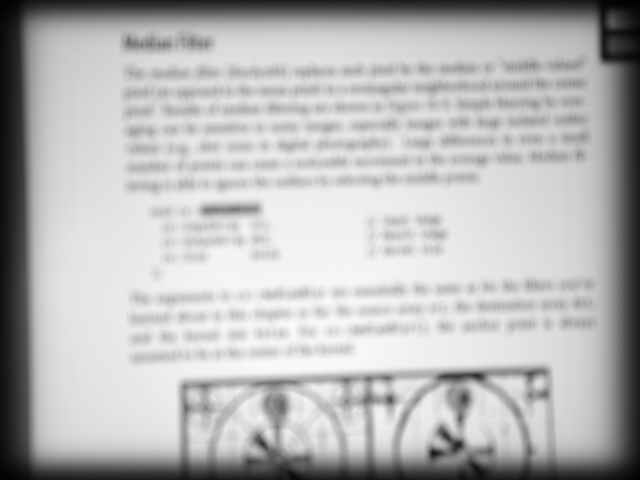
//> input picture original.jpg, 640 x 480 px
$ ./Out-of-focus_Deblur_Filter   (built with g++ and OpenCV 4)
//> lines starting //> are read from the running program, lines starting //| are printed output that depends on the picture; after the words box and inside, x2 and y2 are one past the last pixel; in counts of white or black regions, pixels touching at a corner belong together
//
// Created by 王强 on 2019/12/29.
//

#include <iostream>
#include "opencv2/imgproc.hpp"
#include "opencv2/imgcodecs.hpp"
#include "opencv2/highgui.hpp"

using namespace cv;
using namespace std;
void help();
void calcPSF(Mat& outputImg, Size filterSize, int R);
void fftshift(const Mat& inputImg, Mat& outputImg);
void filter2DFreq(const Mat& inputImg, Mat& outputImg, const Mat& H);
void calcWnrFilter(const Mat& input_h_PSF, Mat& output_G, double nsr);

const String keys =
        "{help h usage ? |             | print this message   }"
        "{image          |/Users/wangqiang/CLionProjects/ImageProcess_Opencv/original.jpg | input image name     }"
        "{R              |53           | radius               }"
        "{SNR            |5200         | signal to noise ratio}"
;

int R, snr;       ///R 半径, snr是 signal to noise ratio


// Trackbar call back function
void onChange(int , void* userInput)
{
    Mat imgIn = *(Mat*)userInput;
    Mat imgOut;
    // it needs to process even image only
    Rect roi = Rect(0, 0, imgIn.cols & -2, imgIn.rows & -2);
    //Hw calculation (start)
    Mat Hw, h;      /// Hw是维纳滤波器，h是退化函数
    calcPSF(h, roi.size(), R);
    calcWnrFilter(h, Hw, 1.0 / double(snr));
    //Hw calculation (stop)
    // filtering (start)
    filter2DFreq(imgIn(roi), imgOut, Hw);
    // filtering (stop)
    imgOut.convertTo(imgOut, CV_8U);
    normalize(imgOut, imgOut, 0, 255, NORM_MINMAX);

    imshow("Out-of-focus Deblue Filter Image (grayscale)", imgOut);
}

int main(int argc, char *argv[])
{
    help();
    CommandLineParser parser(argc, argv, keys);
    if (parser.has("help"))
    {
        parser.printMessage();
        return 0;
    }
    R = parser.get<int>("R");       ///半径
    snr = parser.get<int>("SNR");
    string strInFileName = parser.get<String>("image");
    if (!parser.check())
    {
        parser.printErrors();
        return 0;
    }
    Mat imgIn;
    imgIn = imread(strInFileName, IMREAD_GRAYSCALE);
//> imgIn is the input picture: 480 rows x 640 cols, CV_8UC1; min 0, max 253, mean 183.6
    if (imgIn.empty()) //check whether the image is loaded or not
    {
        cout << "ERROR : Image cannot be loaded..!!" << endl;
        return -1;
    }

    namedWindow("Input Image (grayscale)", 0);
    namedWindow("Out-of-focus Deblue Filter Image (grayscale)", 0);

    createTrackbar("radius", "Out-of-focus Deblue Filter Image (grayscale)", &R, 200, onChange, &imgIn);
    onChange(0, &imgIn);

    createTrackbar("snr", "Out-of-focus Deblue Filter Image (grayscale)", &snr, 10000, onChange, &imgIn);
    onChange(0, &imgIn);

    imshow("Input Image (grayscale)", imgIn);
    waitKey();
    return 0;
}
void help()
{
    cout << "2018-07-12" << endl;
    cout << "DeBlur_v8" << endl;
    cout << "You will learn how to recover an out-of-focus image by Wiener filter" << endl;
}
void calcPSF(Mat& outputImg, Size filterSize, int R)
{
//> called with filterSize = Size(640, 480), R = 53
    Mat h(filterSize, CV_32F, Scalar(0));
    Point point(filterSize.width / 2, filterSize.height / 2);
//> point = Point(320, 240)
    circle(h, point, R, 255, -1, 8);
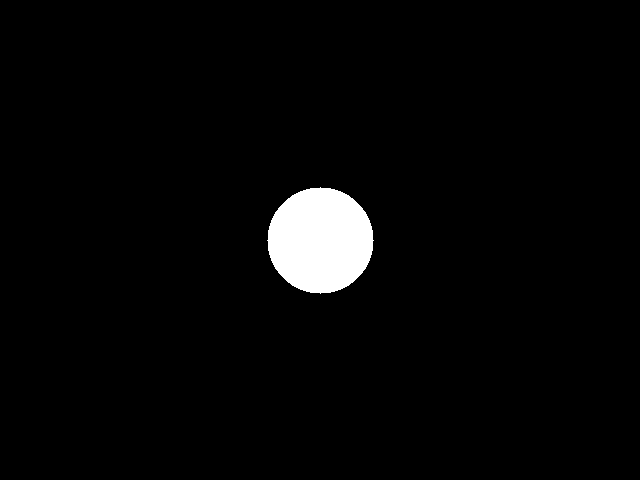
//> h: 480 rows x 640 cols, CV_32FC1; 2.9% white; 1 white region, box (x1, y1, x2, y2) and area: (267, 187, 374, 294) 8809
    Scalar summa = sum(h);
//> summa = Scalar(2246295)
    outputImg = h / summa[0];
}
void fftshift(const Mat& inputImg, Mat& outputImg)
{
    outputImg = inputImg.clone();
    int cx = outputImg.cols / 2;
//> cx = 320
    int cy = outputImg.rows / 2;
//> cy = 240
    Mat q0(outputImg, Rect(0, 0, cx, cy));
    Mat q1(outputImg, Rect(cx, 0, cx, cy));
    Mat q2(outputImg, Rect(0, cy, cx, cy));
    Mat q3(outputImg, Rect(cx, cy, cx, cy));
    Mat tmp;
    q0.copyTo(tmp);
    q3.copyTo(q0);
    tmp.copyTo(q3);
    q1.copyTo(tmp);
    q2.copyTo(q1);
    tmp.copyTo(q2);
}

/// inputImg 模糊的图像g
/// H 维纳滤波器
void filter2DFreq(const Mat& inputImg, Mat& outputImg, const Mat& H)
{
    Mat planes[2] = { Mat_<float>(inputImg.clone()), Mat::zeros(inputImg.size(), CV_32F) };
//> planes[1]: 480 rows x 640 cols, CV_32FC1; every value is 0
    Mat complexI;
    merge(planes, 2, complexI);
    dft(complexI, complexI, DFT_SCALE);
    Mat planesH[2] = { Mat_<float>(H.clone()), Mat::zeros(H.size(), CV_32F) };
    Mat complexH;
    merge(planesH, 2, complexH);
    Mat complexIH;
    mulSpectrums(complexI, complexH, complexIH, 0);
    idft(complexIH, complexIH);
    split(complexIH, planes);
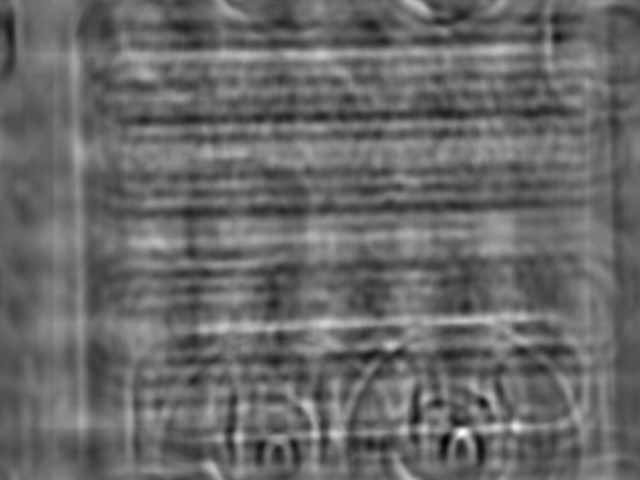
//> planes[0]: 480 rows x 640 cols, CV_32FC1; min -2133.5, max 3496.7, mean 183.5; drawn with min black and max white
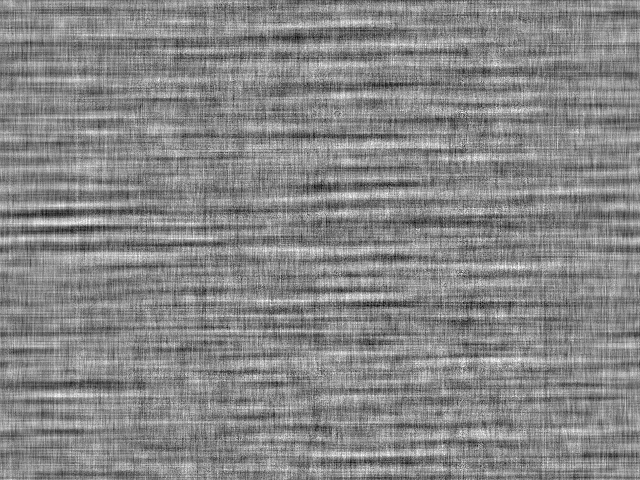
//> planes[1]: 480 rows x 640 cols, CV_32FC1; min -0.000393, max 0.00035, mean 4.85e-14; drawn with min black and max white
//> in onChange, `imgOut.convertTo(imgOut, CV_8U);`:
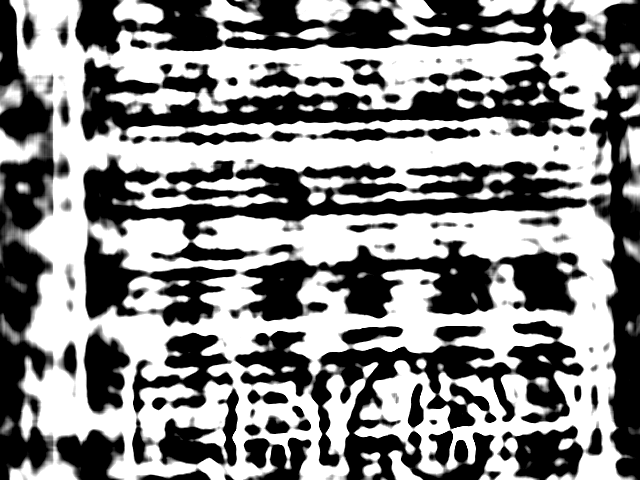
//> imgOut: 480 rows x 640 cols, CV_8UC1; min 0, max 255, mean 134
    outputImg = planes[0];
}

/// 计算维纳滤波
/// input_h_PSF公式中的H
/// 1/nsr 是公式中的K
void calcWnrFilter(const Mat& input_h_PSF, Mat& output_G, double K)
{
    Mat h_PSF_shifted;
    fftshift(input_h_PSF, h_PSF_shifted);
    Mat planes[2] = { Mat_<float>(h_PSF_shifted.clone()), Mat::zeros(h_PSF_shifted.size(), CV_32F) };
    Mat complexI;
    merge(planes, 2, complexI);
    dft(complexI, complexI);
    split(complexI, planes);
    Mat denom;
    pow(abs(planes[0]), 2, denom);      /// denom代表公式中h平方
    denom += K;
    divide(planes[0], denom, output_G);
}
